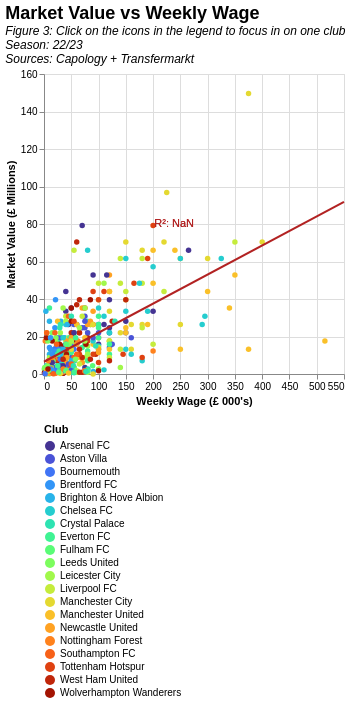

Write a Vega-Lite specification for this figure.
### Vega-Lite specification from a JSON file in a GitHub repository (floating-point values rounded to 4 significant figures; data arrays with more than 128 entries replaced by an {"elided": "..."} marker saying what was removed)
{"$schema": "https://vega.github.io/schema/vega-lite/v5.json", "title": {"text": "Market Value vs Weekly Wage", "subtitle": ["Figure 3: Click on the icons in the legend to focus in on one club", "Season: 22/23", "Sources: Capology + Transfermarkt"], "fontSize": 18, "subtitleFontStyle": "italic", "subtitleFontSize": 12, "anchor": "start", "color": "black"}, "data": {"values": {"elided": "441 records"}}, "height": 300, "layer": [{"mark": {"type": "point", "filled": true}, "encoding": {"x": {"field": "weeklywage_000s", "type": "quantitative", "title": "Weekly Wage (£ 000's)", "aggregate": "median"}, "y": {"field": "Market_Value_GBPMILLIONS", "type": "quantitative", "title": "Market Value (£ Millions)"}, "tooltip": [{"field": "Player_name", "type": "ordinal", "title": "Player Name"}, {"field": "main_position", "type": "ordinal", "title": "Position"}, {"field": "Team", "type": "nominal", "title": "Team"}, {"field": "Age", "type": "nominal", "title": "Age"}, {"field": "Market_Value_GBPMILLIONS", "type": "quantitative", "title": "Market Value (£ Millions)"}, {"field": "weeklywage_000s", "type": "quantitative", "title": "Weekly Wage (£ 000's)"}], "color": {"field": "club", "scale": {"scheme": "turbo"}, "title": "Club", "legend": {"orient": "bottom", "columns": 1, "fillColor": "#FfFfFf"}}, "opacity": {"value": 1}}}, {"mark": {"type": "line", "color": "firebrick"}, "transform": [{"regression": "Market_Value_GBPMILLIONS", "on": "weeklywage_000s", "extent": [0, 550]}], "encoding": {"x": {"field": "weeklywage_000s", "type": "quantitative"}, "y": {"field": "Market_Value_GBPMILLIONS", "type": "quantitative"}}}, {"transform": [{"regression": "Market_Value_GBPMILLIONS", "on": "weeklywage_000s"}, {"calculate": "'R²: '+format(datum.rSquared, '.2f')", "as": "R2"}], "mark": {"type": "text", "color": "firebrick", "align": "right"}, "encoding": {"text": {"type": "nominal", "field": "R2"}}}]}
